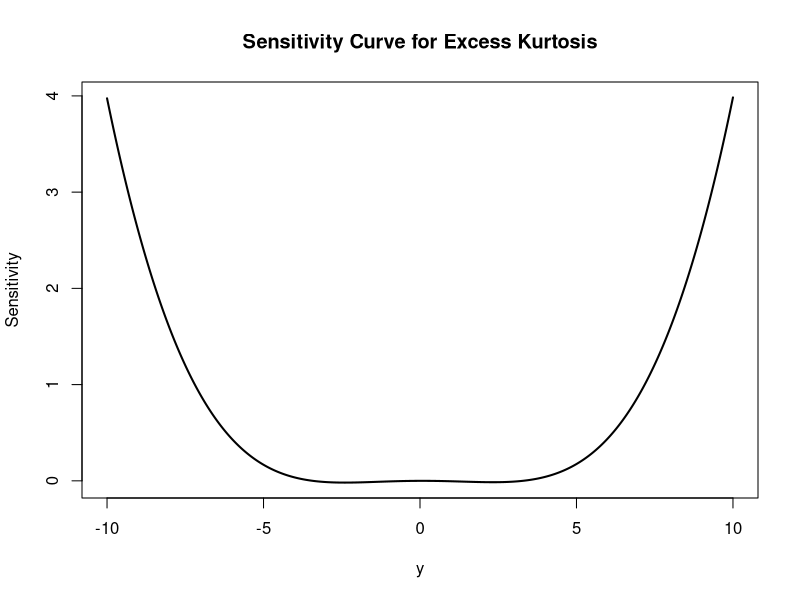

Here is the R script that generated this plot:
## ---- chunk 1
knitr::opts_chunk$set(echo = TRUE)
## ---- chunk 2
set.seed(341)
pop <- rt(1000,10) # t distribution with df = 10
y <- seq(-10, 10, length.out =  1000)
excess_kurtosis <- function(pop){
  (1/length(pop))*sum((pop - mean(pop))^4)/((1/length(pop))*sum((pop - mean(pop))^2)^2)
}

sensitivity = function(population, y, attribute){
  N <- length(population) + 1
  sapply(y, function(population.new){
    N*(attribute(c(population.new, population)) - attribute(population))
  })
}
plot(y, sensitivity(pop, y, excess_kurtosis), type = "l", lwd = 2, main = "Sensitivity Curve for Excess Kurtosis", ylab = "Sensitivity")
